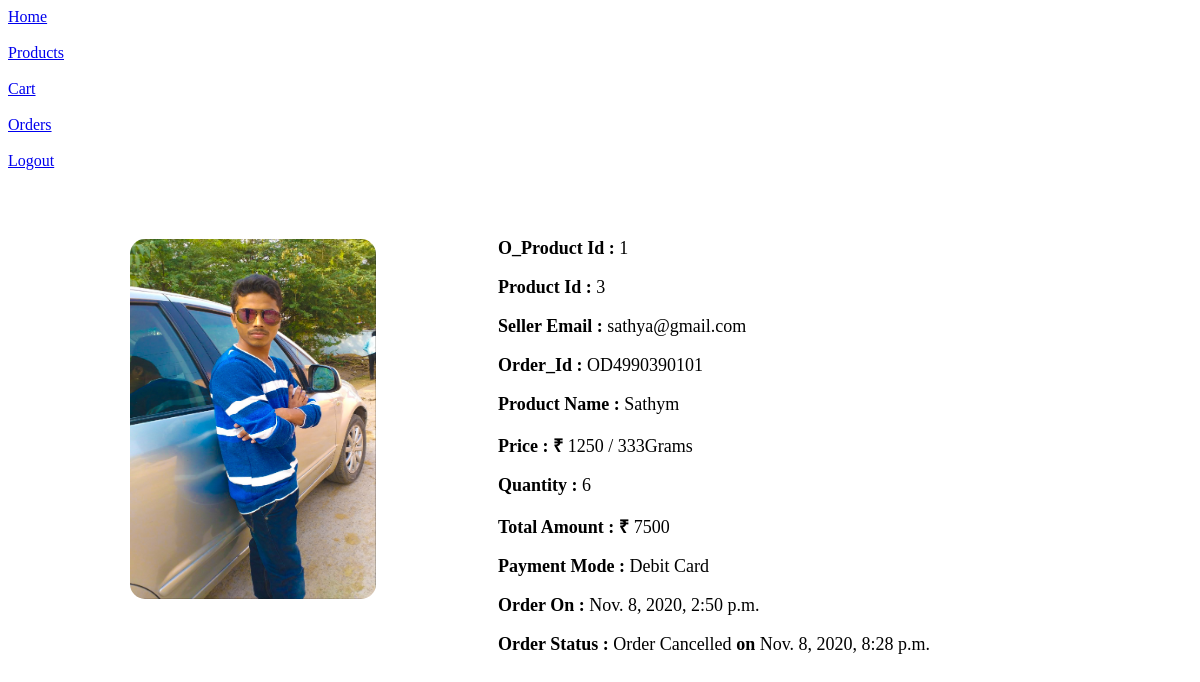
Page /details?Id=1 (signed in) on the committed database.
### Customer/models.py (models this page shows)
class Orders(models.Model):
    Customer_Email = models.EmailField()
    Seller_Email = models.EmailField()
    Pro_Id = models.IntegerField(default=0)
    Order_Id = models.CharField(max_length=50,default="ABC",unique=True)
    Name = models.CharField(max_length=20)
    Price = models.IntegerField()
    Quantity = models.IntegerField()
    Weight = models.IntegerField()
    Weight1 = models.CharField(max_length=10,default=0)
    Sub_Total = models.IntegerField()
    Payment_Mode = models.CharField(default=0,max_length=100)
    Order_Status = models.CharField(max_length=100)
    Order_Date = models.DateTimeField(auto_now=True,auto_now_add=False)
    Status_Date = models.DateTimeField(auto_now=True,auto_now_add=False)
    OImage = models.ImageField(upload_to='orders')

### Customer/views.py (the view)
# urls.py: path('details',views.Order_Details,name='details'),
def Order_Details(request):
    Customer_Email = request.session['user']
    Pid  = request.GET['Id']
    print(Pid)
    res = Orders.objects.filter(id=Pid)
    for x in res:
        Expected = x.Order_Date
        print(Expected)
        Expected_Date = Expected + datetime.timedelta(days=7)
        print(Expected_Date)
    return render(request,'OStatus.html',{'data':res,'Expected_Date':Expected_Date})

### Templates/OStatus.html (shortened to what this page needs)
{% load static %}
<html>
    <head>
    </head>
    <body>
        <a href="chome">Home</a><br><br>
        <a href="prod">Products</a><br><br>
        <a href="cart">Cart</a><br><br>
        <a href="cord">Orders</a><br><br>
        <a href="clogout">Logout</a><br><br>
        <div class="single1" >
            <div class="single2">
                {% for i in data %}
                    <div class="single3">
                        <h3><img src="{{i.OImage.url}}"></h3>
                    </div>
                    <div class="single4">
                        <p><b> O_Product Id : </b> {{i.id}}</p>
                        <p><b> Product Id : </b> {{i.Pro_Id}}</p>
                        <p><b> Seller Email : </b>{{i.Seller_Email}}</p>
                        <p><b> Order_Id : </b>{{i.Order_Id}}</p>
                        <p><b> Product Name : </b> {{i.Name}}</p>
                        <p><b> Price : &#8377</b> {{i.Price}} / {{i.Weight}}{{i.Weight1}}</p>
                        <p><b> Quantity : </b> {{i.Quantity}}</p>
                        <p><b> Total Amount : &#8377</b> {{i.Sub_Total}} </p>
                        <p><b> Payment Mode : </b> {{i.Payment_Mode}}</p>
                        <p><b> Order On : </b> {{i.Order_Date}} </p>
                        {% if 'Delivered' == i.Order_Status %}
                            <p><b> Order Status : </b> {{i.Order_Status}} <b>on</b> {{i.Status_Date}} </p>
                        {% elif 'Order Cancelled' == i.Order_Status %}
                            <p><b> Order Status : </b> {{i.Order_Status}} <b>on</b> {{i.Status_Date}} </p>
                        {% else %}
                            <p><b> Order Status : </b> {{i.Order_Status}} <b>on</b> {{i.Status_Date}} </p>
                            <p><b> Expected Delivery Date : </b> {{Expected_Date}} </p>
                        {% endif %}
                    </div>
                {% endfor %}
            </div>
        </div>
    </body>
</html>

### Templates/OStatus.html (style rules this page uses)
.single1 { float: left;width: 100%;height: 600px;color: black; }
.single2 { float: left;width: 90%;height: 550px;transform: translate(-50,-50);top: 25%;left: 5%;position: absolute; }
.single3 { float: left;width: 35%;height: 400px;margin-left: 20px;margin-top: 20px; }
.single4 { float: left;width: 50%;height: 400px;margin-left: 40px;margin-top: 20px;text-align: justify; }
.single1 img { float: left;width: 65%;height: 90%;border-radius: 15px;margin-left: 50px; }
.single1 p { font-size: large; }

### rows in the picture
Orders: OImage (picture), id "1", Pro_Id "3", Seller_Email "sathya@gmail.com", Order_Id "OD4990390101", Name "Sathym", Price "1250", Weight "333", Weight1 "Grams", Quantity "6", Sub_Total "7500", Payment_Mode "Debit Card", Order_Date "Nov. 8, 2020, 2:50 p.m.", Order_Status "Order Cancelled", Status_Date "Nov. 8, 2020, 8:28 p.m."
